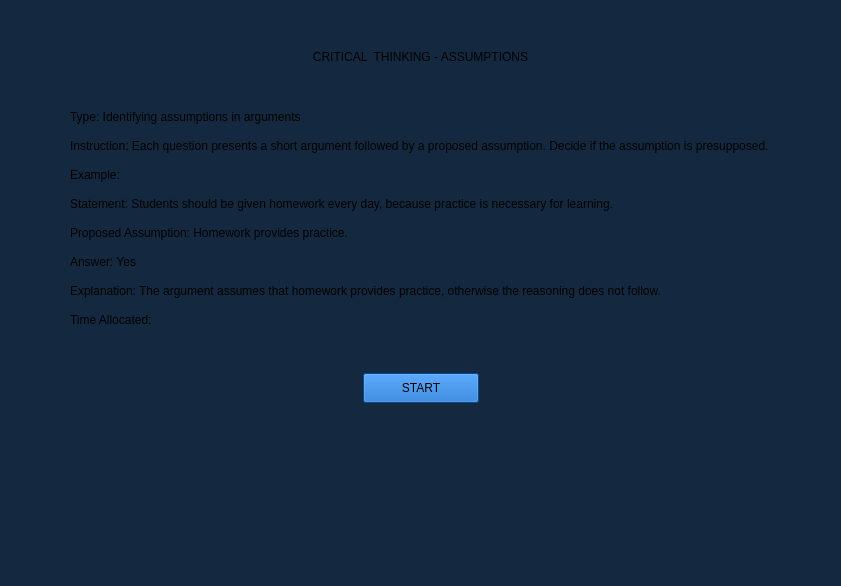
<?xml version="1.0" encoding="UTF-8"?>
<ui version="4.0">
 <class>criticalReasoningForm</class>
 <widget class="QWidget" name="criticalReasoningForm">
  <property name="geometry">
   <rect>
    <x>0</x>
    <y>0</y>
    <width>841</width>
    <height>586</height>
   </rect>
  </property>
  <property name="windowTitle">
   <string>Form</string>
  </property>
  <property name="styleSheet">
   <string notr="true">QWidget{
	background-color: rgb(20, 41, 63);
}

QLabel{
	font: 600 12pt &quot;Segoe UI&quot;;
}

QRadioButton{
	font: 600 12pt &quot;Segoe UI&quot;;
}</string>
  </property>
  <layout class="QGridLayout" name="gridLayout">
   <item row="0" column="0">
    <widget class="QStackedWidget" name="criticalReasoningStackedWidget">
     <property name="currentIndex">
      <number>0</number>
     </property>
     <widget class="QWidget" name="page">
      <layout class="QVBoxLayout" name="verticalLayout_5">
       <item>
        <widget class="QLabel" name="label">
         <property name="styleSheet">
          <string notr="true">font: 700 16pt &quot;Segoe UI&quot;;
margin-top:30px;</string>
         </property>
         <property name="text">
          <string>CRITICAL  THINKING - ASSUMPTIONS</string>
         </property>
         <property name="alignment">
          <set>Qt::AlignmentFlag::AlignCenter</set>
         </property>
        </widget>
       </item>
       <item>
        <layout class="QVBoxLayout" name="verticalLayout_3">
         <property name="spacing">
          <number>15</number>
         </property>
         <property name="leftMargin">
          <number>50</number>
         </property>
         <property name="topMargin">
          <number>40</number>
         </property>
         <property name="rightMargin">
          <number>50</number>
         </property>
         <property name="bottomMargin">
          <number>40</number>
         </property>
         <item>
          <layout class="QVBoxLayout" name="verticalLayout">
           <item>
            <widget class="QLabel" name="label_2">
             <property name="text">
              <string>Type: Identifying assumptions in arguments</string>
             </property>
            </widget>
           </item>
           <item>
            <widget class="QLabel" name="label_3">
             <property name="text">
              <string>Instruction: Each question presents a short argument followed by a proposed assumption. Decide if the assumption is presupposed.</string>
             </property>
             <property name="wordWrap">
              <bool>true</bool>
             </property>
            </widget>
           </item>
          </layout>
         </item>
         <item>
          <layout class="QVBoxLayout" name="verticalLayout_2">
           <item>
            <widget class="QLabel" name="label_4">
             <property name="text">
              <string>Example:</string>
             </property>
            </widget>
           </item>
           <item>
            <widget class="QLabel" name="label_5">
             <property name="text">
              <string>Statement: Students should be given homework every day, because practice is necessary for learning.</string>
             </property>
             <property name="wordWrap">
              <bool>true</bool>
             </property>
            </widget>
           </item>
           <item>
            <widget class="QLabel" name="label_6">
             <property name="text">
              <string>Proposed Assumption: Homework provides practice.</string>
             </property>
            </widget>
           </item>
           <item>
            <widget class="QLabel" name="label_7">
             <property name="text">
              <string>Answer: Yes</string>
             </property>
            </widget>
           </item>
           <item>
            <widget class="QLabel" name="label_15">
             <property name="text">
              <string>Explanation: The argument assumes that homework provides practice, otherwise the reasoning does not follow.</string>
             </property>
             <property name="wordWrap">
              <bool>true</bool>
             </property>
            </widget>
           </item>
           <item>
            <widget class="QLabel" name="timeAllocatedLabel">
             <property name="text">
              <string>Time Allocated:</string>
             </property>
            </widget>
           </item>
          </layout>
         </item>
        </layout>
       </item>
       <item>
        <layout class="QVBoxLayout" name="verticalLayout_4">
         <item>
          <layout class="QHBoxLayout" name="horizontalLayout">
           <item>
            <spacer name="horizontalSpacer">
             <property name="orientation">
              <enum>Qt::Orientation::Horizontal</enum>
             </property>
             <property name="sizeHint" stdset="0">
              <size>
               <width>40</width>
               <height>20</height>
              </size>
             </property>
            </spacer>
           </item>
           <item>
            <widget class="QPushButton" name="startBtn">
             <property name="cursor">
              <cursorShape>PointingHandCursor</cursorShape>
             </property>
             <property name="styleSheet">
              <string notr="true">font: 600 12pt &quot;Segoe UI&quot;;
background-color: rgb(11, 100, 197);
padding:7px;
width:100px;</string>
             </property>
             <property name="text">
              <string>START</string>
             </property>
             <property name="default">
              <bool>false</bool>
             </property>
             <property name="flat">
              <bool>false</bool>
             </property>
            </widget>
           </item>
           <item>
            <spacer name="horizontalSpacer_2">
             <property name="orientation">
              <enum>Qt::Orientation::Horizontal</enum>
             </property>
             <property name="sizeHint" stdset="0">
              <size>
               <width>40</width>
               <height>20</height>
              </size>
             </property>
            </spacer>
           </item>
          </layout>
         </item>
         <item>
          <spacer name="verticalSpacer">
           <property name="orientation">
            <enum>Qt::Orientation::Vertical</enum>
           </property>
           <property name="sizeHint" stdset="0">
            <size>
             <width>20</width>
             <height>40</height>
            </size>
           </property>
          </spacer>
         </item>
        </layout>
       </item>
      </layout>
     </widget>
     <widget class="QWidget" name="page_2">
      <layout class="QVBoxLayout" name="verticalLayout_9">
       <item>
        <layout class="QVBoxLayout" name="verticalLayout_6">
         <property name="spacing">
          <number>15</number>
         </property>
         <item>
          <widget class="QLabel" name="questionHeader">
           <property name="styleSheet">
            <string notr="true">font: 700 16pt &quot;Segoe UI&quot;;</string>
           </property>
           <property name="text">
            <string>QUESTION...</string>
           </property>
           <property name="alignment">
            <set>Qt::AlignmentFlag::AlignCenter</set>
           </property>
          </widget>
         </item>
         <item>
          <widget class="QLabel" name="qTimer">
           <property name="text">
            <string>00:00</string>
           </property>
           <property name="alignment">
            <set>Qt::AlignmentFlag::AlignCenter</set>
           </property>
          </widget>
         </item>
        </layout>
       </item>
       <item>
        <layout class="QVBoxLayout" name="verticalLayout_7">
         <property name="spacing">
          <number>40</number>
         </property>
         <property name="leftMargin">
          <number>70</number>
         </property>
         <property name="topMargin">
          <number>100</number>
         </property>
         <property name="rightMargin">
          <number>40</number>
         </property>
         <property name="bottomMargin">
          <number>50</number>
         </property>
         <item>
          <widget class="QLabel" name="question_txt">
           <property name="text">
            <string>QUESTION TXT...</string>
           </property>
           <property name="wordWrap">
            <bool>true</bool>
           </property>
          </widget>
         </item>
         <item>
          <layout class="QHBoxLayout" name="horizontalLayout_2">
           <property name="leftMargin">
            <number>40</number>
           </property>
           <property name="topMargin">
            <number>60</number>
           </property>
           <property name="rightMargin">
            <number>60</number>
           </property>
           <item>
            <spacer name="horizontalSpacer_3">
             <property name="orientation">
              <enum>Qt::Orientation::Horizontal</enum>
             </property>
             <property name="sizeHint" stdset="0">
              <size>
               <width>40</width>
               <height>20</height>
              </size>
             </property>
            </spacer>
           </item>
           <item>
            <widget class="QPushButton" name="yesBtn">
             <property name="cursor">
              <cursorShape>PointingHandCursor</cursorShape>
             </property>
             <property name="styleSheet">
              <string notr="true">QPushButton{
font: 600 12pt &quot;Segoe UI&quot;;

padding:15px;
width:100px;
border: 1px solid white;
border-radius:7px;
}

QPushButton::hover{
border:none;
	background-color: rgb(11, 100, 197);
color:black;
}
QPushButton::checked{
border:none;
background-color: rgb(11, 100, 197);
color:black;
}</string>
             </property>
             <property name="text">
              <string>Yes</string>
             </property>
             <property name="checkable">
              <bool>true</bool>
             </property>
             <property name="autoExclusive">
              <bool>true</bool>
             </property>
             <property name="flat">
              <bool>true</bool>
             </property>
            </widget>
           </item>
           <item>
            <spacer name="horizontalSpacer_4">
             <property name="orientation">
              <enum>Qt::Orientation::Horizontal</enum>
             </property>
             <property name="sizeHint" stdset="0">
              <size>
               <width>40</width>
               <height>20</height>
              </size>
             </property>
            </spacer>
           </item>
           <item>
            <widget class="QPushButton" name="noBtn">
             <property name="cursor">
              <cursorShape>PointingHandCursor</cursorShape>
             </property>
             <property name="styleSheet">
              <string notr="true">QPushButton{
font: 600 12pt &quot;Segoe UI&quot;;

padding:15px;
width:100px;
border: 1px solid white;
border-radius:7px;
}

QPushButton::hover{
border:none;
background-color: rgb(11, 100, 197);
color:black;
}

QPushButton::checked{
border:none;
background-color: rgb(11, 100, 197);
color:black;
}</string>
             </property>
             <property name="text">
              <string>No</string>
             </property>
             <property name="checkable">
              <bool>true</bool>
             </property>
             <property name="autoExclusive">
              <bool>true</bool>
             </property>
             <property name="flat">
              <bool>true</bool>
             </property>
            </widget>
           </item>
           <item>
            <spacer name="horizontalSpacer_5">
             <property name="orientation">
              <enum>Qt::Orientation::Horizontal</enum>
             </property>
             <property name="sizeHint" stdset="0">
              <size>
               <width>40</width>
               <height>20</height>
              </size>
             </property>
            </spacer>
           </item>
          </layout>
         </item>
        </layout>
       </item>
       <item>
        <layout class="QVBoxLayout" name="verticalLayout_8">
         <item>
          <spacer name="verticalSpacer_3">
           <property name="orientation">
            <enum>Qt::Orientation::Vertical</enum>
           </property>
           <property name="sizeHint" stdset="0">
            <size>
             <width>20</width>
             <height>40</height>
            </size>
           </property>
          </spacer>
         </item>
         <item>
          <layout class="QHBoxLayout" name="horizontalLayout_3">
           <item>
            <spacer name="horizontalSpacer_6">
             <property name="orientation">
              <enum>Qt::Orientation::Horizontal</enum>
             </property>
             <property name="sizeHint" stdset="0">
              <size>
               <width>40</width>
               <height>20</height>
              </size>
             </property>
            </spacer>
           </item>
           <item>
            <widget class="QPushButton" name="qNextBtn">
             <property name="cursor">
              <cursorShape>PointingHandCursor</cursorShape>
             </property>
             <property name="styleSheet">
              <string notr="true">font: 600 12pt &quot;Segoe UI&quot;;
background-color: rgb(11, 100, 197);
padding:7px;
width:100px;</string>
             </property>
             <property name="text">
              <string>NEXT</string>
             </property>
             <property name="default">
              <bool>false</bool>
             </property>
             <property name="flat">
              <bool>false</bool>
             </property>
            </widget>
           </item>
           <item>
            <spacer name="horizontalSpacer_7">
             <property name="orientation">
              <enum>Qt::Orientation::Horizontal</enum>
             </property>
             <property name="sizeHint" stdset="0">
              <size>
               <width>40</width>
               <height>20</height>
              </size>
             </property>
            </spacer>
           </item>
          </layout>
         </item>
         <item>
          <spacer name="verticalSpacer_2">
           <property name="orientation">
            <enum>Qt::Orientation::Vertical</enum>
           </property>
           <property name="sizeHint" stdset="0">
            <size>
             <width>20</width>
             <height>40</height>
            </size>
           </property>
          </spacer>
         </item>
        </layout>
       </item>
      </layout>
     </widget>
    </widget>
   </item>
  </layout>
 </widget>
 <resources/>
 <connections/>
</ui>
